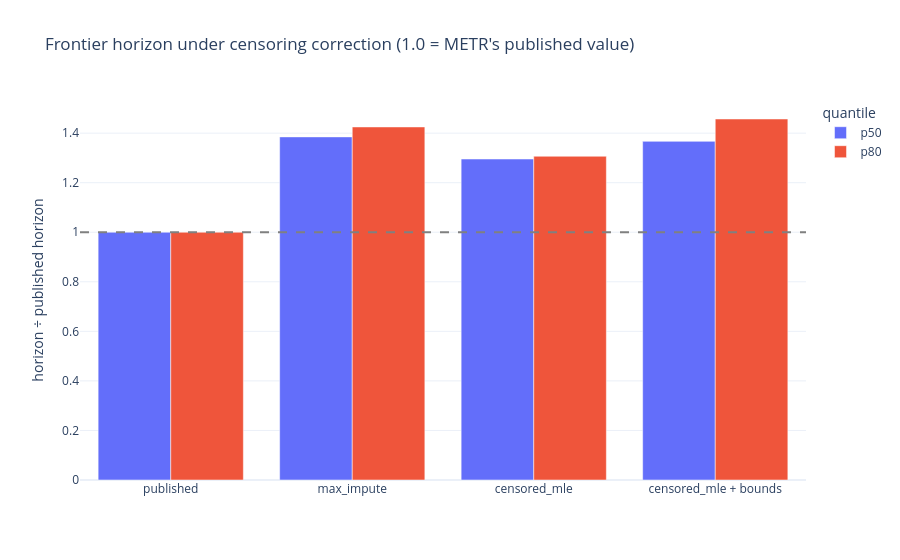

The notebook cell saved with this chart:
### Code cell
fig = px.bar(
    scenario_summary, x="scenario", y="gmean_frontier_horizon_min_vs_published",
    color="quantile", barmode="group",
    title="Frontier horizon under censoring correction (1.0 = METR's published value)",
    labels={"gmean_frontier_horizon_min_vs_published": "horizon ÷ published horizon",
            "scenario": ""},
)
fig.add_hline(y=1.0, line_dash="dash", line_color="gray")
fig.write_image(FIGURES / f"horizon_by_scenario{SUFFIX}.png", width=880, height=500, scale=2)
show(fig)

### Figure 1 — Plotly figure (JSON) as saved in the notebook; plotly's stock layout.template omitted (floating-point values rounded to 4 significant figures)
{"data": [{"alignmentgroup": "True", "hovertemplate": "quantile=p50<br>=%{x}<br>horizon ÷ published horizon=%{y}<extra></extra>", "legendgroup": "p50", "marker": {"color": "#636efa", "pattern": {"shape": ""}}, "name": "p50", "offsetgroup": "p50", "orientation": "v", "showlegend": true, "textposition": "auto", "type": "bar", "x": ["published", "max_impute", "censored_mle", "censored_mle + bounds"], "xaxis": "x", "y": [1.0, 1.385, 1.296, 1.367], "yaxis": "y"}, {"alignmentgroup": "True", "hovertemplate": "quantile=p80<br>=%{x}<br>horizon ÷ published horizon=%{y}<extra></extra>", "legendgroup": "p80", "marker": {"color": "#EF553B", "pattern": {"shape": ""}}, "name": "p80", "offsetgroup": "p80", "orientation": "v", "showlegend": true, "textposition": "auto", "type": "bar", "x": ["published", "max_impute", "censored_mle", "censored_mle + bounds"], "xaxis": "x", "y": [1.0, 1.425, 1.307, 1.457], "yaxis": "y"}], "layout": {"barmode": "group", "legend": {"title": {"text": "quantile"}, "tracegroupgap": 0}, "shapes": [{"line": {"color": "gray", "dash": "dash"}, "type": "line", "x0": 0, "x1": 1, "xref": "x domain", "y0": 1.0, "y1": 1.0, "yref": "y"}], "title": {"text": "Frontier horizon under censoring correction (1.0 = METR's published value)"}, "xaxis": {"anchor": "y", "domain": [0.0, 1.0], "title": {"text": ""}}, "yaxis": {"anchor": "x", "domain": [0.0, 1.0], "title": {"text": "horizon ÷ published horizon"}}}}
